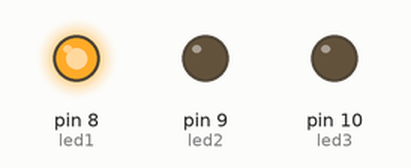
Simulated run of this sketch. Board: Arduino Uno, built with avr-gcc and run on an emulated ATmega328P. Parts: output pins drawn as LEDs (lit = HIGH).

Above: at 2.5 s.
At 9.5 s:
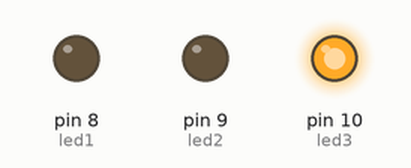
At 15.0 s:
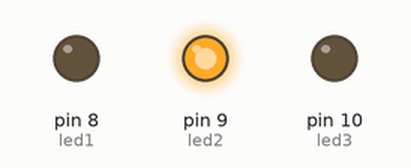
Timing chart, 0 to 20.8 s (numbered marks = the images above):
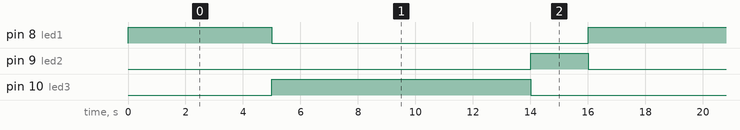

Measured:
- by itself, pin 8 (led1): alternates HIGH for 5.0 s and LOW for 11.0 s
- by itself, pin 9 (led2): alternates HIGH for 2.0 s and LOW for 14.0 s
- by itself, pin 10 (led3): alternates HIGH for 9.0 s and LOW for 7.0 s

The sketch:

Sem_faro.ino
```cpp
#define led1 8
#define led2 9
int led3 = 10;


void setup() {
  pinMode(led1,OUTPUT);
  pinMode(led2,OUTPUT);
  pinMode(led3,OUTPUT);
}

void vermelho(int tmp){
  digitalWrite(led1,HIGH);
  digitalWrite(led2,LOW);
  digitalWrite(led3,LOW);
  delay(tmp);
}
void verde(int tmp){
  digitalWrite(led1,LOW);
  digitalWrite(led2,LOW);
  digitalWrite(led3,HIGH);
  delay(tmp);
}

void amarelo(int tmp){
  digitalWrite(led1,LOW);
  digitalWrite(led2,HIGH);
  digitalWrite(led3,LOW);
  delay(tmp);
}
void loop() {

  vermelho(5000);
  verde(9000);
  amarelo(2000);


}
```
